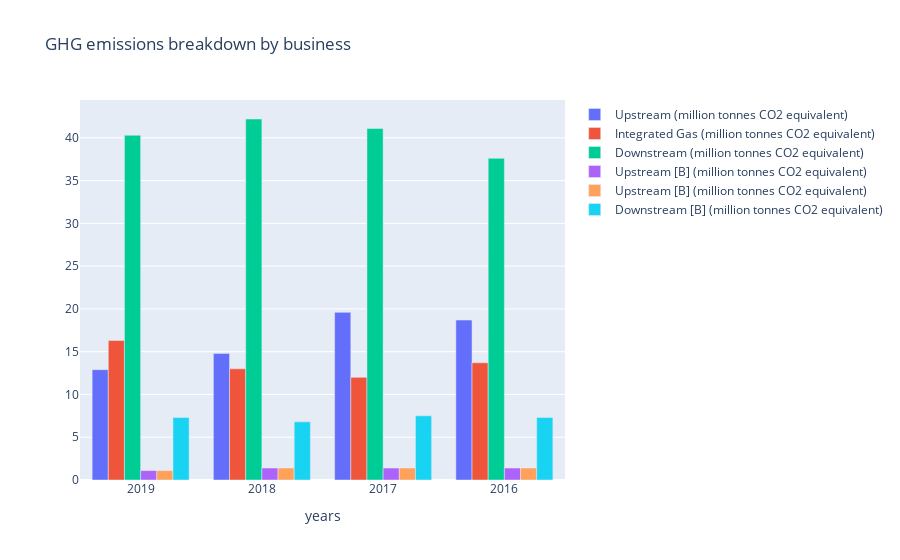

Source (notebook cell):
### Code cell
# Create traces
fig = go.Figure()
fig.add_trace(go.Bar(x=list(scope1_emissions_upstream.keys()), y= list(scope1_emissions_upstream.values()),
                    name='Upstream (million tonnes CO2 equivalent)'))
fig.add_trace(go.Bar(x=list(scope1_integrated_gas.keys()), y=list(scope1_integrated_gas.values()),
                    name='Integrated Gas (million tonnes CO2 equivalent)'))
fig.add_trace(go.Bar(x=list(scope1_emissions_downstream.keys()), y=list(scope1_emissions_downstream.values()),
                    name='Downstream (million tonnes CO2 equivalent)'))
fig.add_trace(go.Bar(x=list(scope2_emissions_upstream.keys()), y=list(scope2_emissions_upstream.values()),
                    name='Upstream [B] (million tonnes CO2 equivalent)'))
fig.add_trace(go.Bar(x=list(scope2_integrated_gas.keys()), y=list(scope2_integrated_gas.values()),
                    name='Upstream [B] (million tonnes CO2 equivalent)'))
fig.add_trace(go.Bar(x=list(scope2_emissions_downstream.keys()), y=list(scope2_emissions_downstream.values()),
                    name='Downstream [B] (million tonnes CO2 equivalent)'))

fig.update_layout(title='GHG emissions breakdown by business',
                   xaxis_title='years',
                   yaxis_title='')
fig.show()

### Figure 1 — Plotly figure (JSON) as saved in the notebook; plotly's stock layout.template omitted (floating-point values rounded to 4 significant figures)
{"data": [{"name": "Upstream (million tonnes CO2 equivalent)", "type": "bar", "x": ["2019", "2018", "2017", "2016"], "y": [12.9, 14.8, 19.6, 18.7]}, {"name": "Integrated Gas (million tonnes CO2 equivalent)", "type": "bar", "x": ["2019", "2018", "2017", "2016"], "y": [16.3, 13, 12, 13.7]}, {"name": "Downstream (million tonnes CO2 equivalent)", "type": "bar", "x": ["2019", "2018", "2017", "2016"], "y": [40.3, 42.2, 41.1, 37.6]}, {"name": "Upstream [B] (million tonnes CO2 equivalent)", "type": "bar", "x": ["2019", "2018", "2017", "2016"], "y": [1.1, 1.4, 1.4, 1.4]}, {"name": "Upstream [B] (million tonnes CO2 equivalent)", "type": "bar", "x": ["2019", "2018", "2017", "2016"], "y": [1.1, 1.4, 1.4, 1.4]}, {"name": "Downstream [B] (million tonnes CO2 equivalent)", "type": "bar", "x": ["2019", "2018", "2017", "2016"], "y": [7.3, 6.8, 7.5, 7.3]}], "layout": {"title": {"text": "GHG emissions breakdown by business"}, "xaxis": {"title": {"text": "years"}}, "yaxis": {"title": {"text": ""}}}}
